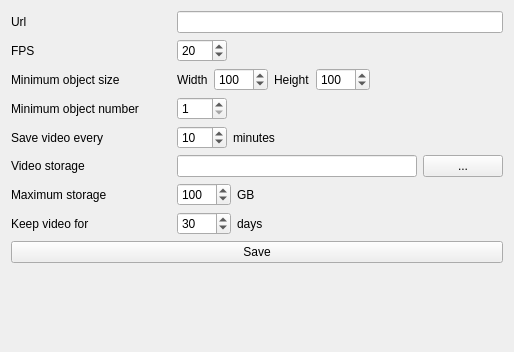
<?xml version="1.0" encoding="UTF-8"?>
<ui version="4.0">
 <class>SettingsPage</class>
 <widget class="QWidget" name="SettingsPage">
  <property name="geometry">
   <rect>
    <x>0</x>
    <y>0</y>
    <width>514</width>
    <height>352</height>
   </rect>
  </property>
  <property name="windowTitle">
   <string>Form</string>
  </property>
  <layout class="QGridLayout" name="gridLayout">
   <item row="4" column="1" colspan="2">
    <layout class="QHBoxLayout" name="horizontalLayout_7">
     <item>
      <widget class="QSpinBox" name="sbStorageInterval">
       <property name="minimumSize">
        <size>
         <width>50</width>
         <height>0</height>
        </size>
       </property>
       <property name="minimum">
        <number>1</number>
       </property>
       <property name="maximum">
        <number>999</number>
       </property>
       <property name="value">
        <number>10</number>
       </property>
      </widget>
     </item>
     <item>
      <widget class="QLabel" name="label_12">
       <property name="text">
        <string>minutes</string>
       </property>
      </widget>
     </item>
     <item>
      <spacer name="horizontalSpacer_6">
       <property name="orientation">
        <enum>Qt::Horizontal</enum>
       </property>
       <property name="sizeHint" stdset="0">
        <size>
         <width>40</width>
         <height>20</height>
        </size>
       </property>
      </spacer>
     </item>
    </layout>
   </item>
   <item row="2" column="0">
    <widget class="QLabel" name="label_2">
     <property name="text">
      <string>Minimum object size</string>
     </property>
    </widget>
   </item>
   <item row="2" column="1" colspan="2">
    <layout class="QHBoxLayout" name="horizontalLayout">
     <item>
      <widget class="QLabel" name="label_4">
       <property name="text">
        <string>Width</string>
       </property>
      </widget>
     </item>
     <item>
      <widget class="QSpinBox" name="sbWidth">
       <property name="minimumSize">
        <size>
         <width>50</width>
         <height>0</height>
        </size>
       </property>
       <property name="minimum">
        <number>1</number>
       </property>
       <property name="maximum">
        <number>9999</number>
       </property>
       <property name="value">
        <number>100</number>
       </property>
      </widget>
     </item>
     <item>
      <widget class="QLabel" name="label_5">
       <property name="text">
        <string>Height</string>
       </property>
      </widget>
     </item>
     <item>
      <widget class="QSpinBox" name="sbHeight">
       <property name="minimumSize">
        <size>
         <width>50</width>
         <height>0</height>
        </size>
       </property>
       <property name="minimum">
        <number>1</number>
       </property>
       <property name="maximum">
        <number>9999</number>
       </property>
       <property name="value">
        <number>100</number>
       </property>
      </widget>
     </item>
     <item>
      <spacer name="horizontalSpacer">
       <property name="orientation">
        <enum>Qt::Horizontal</enum>
       </property>
       <property name="sizeHint" stdset="0">
        <size>
         <width>40</width>
         <height>20</height>
        </size>
       </property>
      </spacer>
     </item>
    </layout>
   </item>
   <item row="1" column="1" colspan="2">
    <layout class="QHBoxLayout" name="horizontalLayout_6">
     <item>
      <widget class="QSpinBox" name="sbFPS">
       <property name="minimumSize">
        <size>
         <width>50</width>
         <height>0</height>
        </size>
       </property>
       <property name="minimum">
        <number>1</number>
       </property>
       <property name="value">
        <number>20</number>
       </property>
      </widget>
     </item>
     <item>
      <spacer name="horizontalSpacer_5">
       <property name="orientation">
        <enum>Qt::Horizontal</enum>
       </property>
       <property name="sizeHint" stdset="0">
        <size>
         <width>40</width>
         <height>20</height>
        </size>
       </property>
      </spacer>
     </item>
    </layout>
   </item>
   <item row="5" column="0">
    <widget class="QLabel" name="label_6">
     <property name="text">
      <string>Video storage</string>
     </property>
    </widget>
   </item>
   <item row="0" column="0">
    <widget class="QLabel" name="label">
     <property name="text">
      <string>Url</string>
     </property>
    </widget>
   </item>
   <item row="5" column="1" colspan="2">
    <layout class="QHBoxLayout" name="horizontalLayout_3">
     <item>
      <widget class="QLineEdit" name="leStoragePath"/>
     </item>
     <item>
      <widget class="QPushButton" name="btStoragePath">
       <property name="text">
        <string>...</string>
       </property>
      </widget>
     </item>
    </layout>
   </item>
   <item row="6" column="0">
    <widget class="QLabel" name="label_10">
     <property name="text">
      <string>Maximum storage</string>
     </property>
    </widget>
   </item>
   <item row="4" column="0">
    <widget class="QLabel" name="label_14">
     <property name="text">
      <string>Save video every</string>
     </property>
    </widget>
   </item>
   <item row="7" column="0">
    <widget class="QLabel" name="label_7">
     <property name="text">
      <string>Keep video for</string>
     </property>
    </widget>
   </item>
   <item row="0" column="1" colspan="2">
    <widget class="QLineEdit" name="leUrl"/>
   </item>
   <item row="6" column="1" colspan="2">
    <layout class="QHBoxLayout" name="horizontalLayout_4">
     <item>
      <widget class="QSpinBox" name="sbMaxStorage">
       <property name="minimumSize">
        <size>
         <width>50</width>
         <height>0</height>
        </size>
       </property>
       <property name="minimum">
        <number>1</number>
       </property>
       <property name="maximum">
        <number>9999</number>
       </property>
       <property name="value">
        <number>100</number>
       </property>
      </widget>
     </item>
     <item>
      <widget class="QLabel" name="label_9">
       <property name="text">
        <string>GB</string>
       </property>
      </widget>
     </item>
     <item>
      <spacer name="horizontalSpacer_3">
       <property name="orientation">
        <enum>Qt::Horizontal</enum>
       </property>
       <property name="sizeHint" stdset="0">
        <size>
         <width>40</width>
         <height>20</height>
        </size>
       </property>
      </spacer>
     </item>
    </layout>
   </item>
   <item row="3" column="0">
    <widget class="QLabel" name="label_3">
     <property name="text">
      <string>Minimum object number</string>
     </property>
    </widget>
   </item>
   <item row="3" column="1" colspan="2">
    <layout class="QHBoxLayout" name="horizontalLayout_2">
     <item>
      <widget class="QSpinBox" name="sbNumber">
       <property name="minimumSize">
        <size>
         <width>50</width>
         <height>0</height>
        </size>
       </property>
       <property name="minimum">
        <number>1</number>
       </property>
      </widget>
     </item>
     <item>
      <spacer name="horizontalSpacer_2">
       <property name="orientation">
        <enum>Qt::Horizontal</enum>
       </property>
       <property name="sizeHint" stdset="0">
        <size>
         <width>40</width>
         <height>20</height>
        </size>
       </property>
      </spacer>
     </item>
    </layout>
   </item>
   <item row="7" column="1" colspan="2">
    <layout class="QHBoxLayout" name="horizontalLayout_5">
     <item>
      <widget class="QSpinBox" name="sbMaxDays">
       <property name="minimumSize">
        <size>
         <width>50</width>
         <height>0</height>
        </size>
       </property>
       <property name="minimum">
        <number>1</number>
       </property>
       <property name="maximum">
        <number>9999</number>
       </property>
       <property name="value">
        <number>30</number>
       </property>
      </widget>
     </item>
     <item>
      <widget class="QLabel" name="label_8">
       <property name="text">
        <string>days</string>
       </property>
      </widget>
     </item>
     <item>
      <spacer name="horizontalSpacer_4">
       <property name="orientation">
        <enum>Qt::Horizontal</enum>
       </property>
       <property name="sizeHint" stdset="0">
        <size>
         <width>40</width>
         <height>20</height>
        </size>
       </property>
      </spacer>
     </item>
    </layout>
   </item>
   <item row="1" column="0">
    <widget class="QLabel" name="label_11">
     <property name="text">
      <string>FPS</string>
     </property>
    </widget>
   </item>
   <item row="10" column="1">
    <spacer name="verticalSpacer">
     <property name="orientation">
      <enum>Qt::Vertical</enum>
     </property>
     <property name="sizeHint" stdset="0">
      <size>
       <width>20</width>
       <height>40</height>
      </size>
     </property>
    </spacer>
   </item>
   <item row="8" column="0" rowspan="2" colspan="3">
    <widget class="QPushButton" name="btSave">
     <property name="text">
      <string>Save</string>
     </property>
    </widget>
   </item>
  </layout>
 </widget>
 <resources/>
 <connections/>
</ui>
